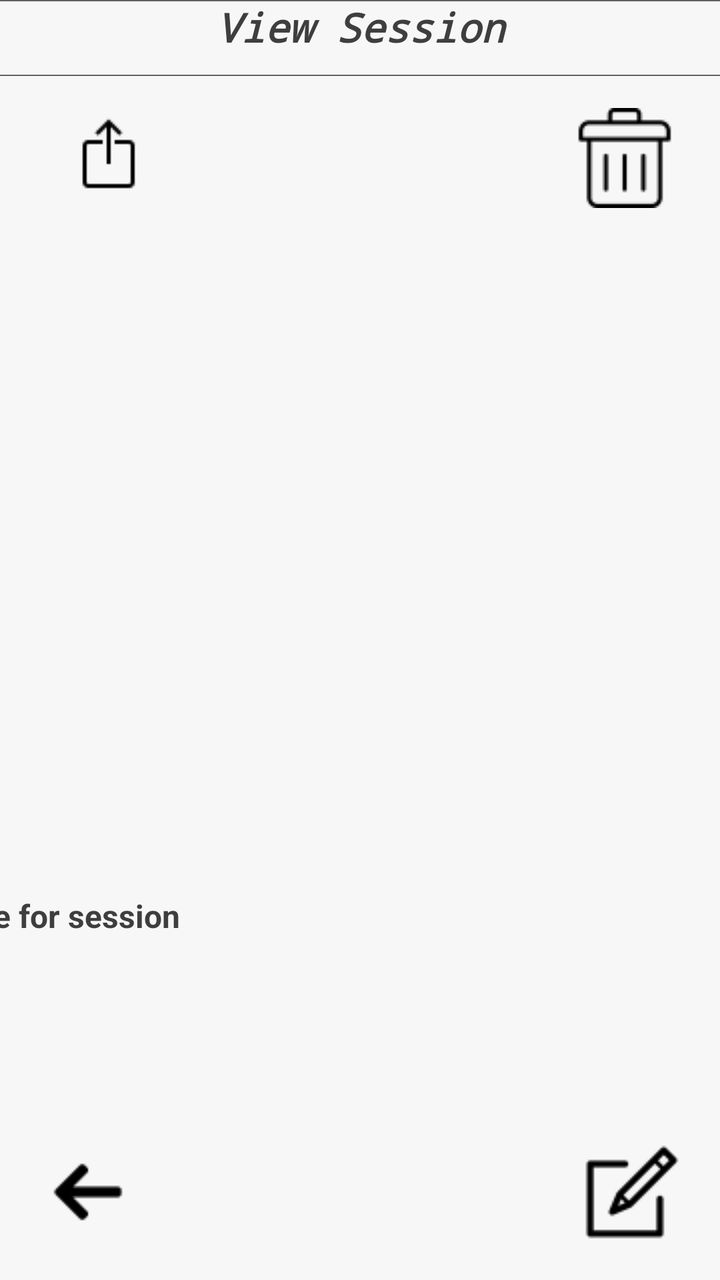
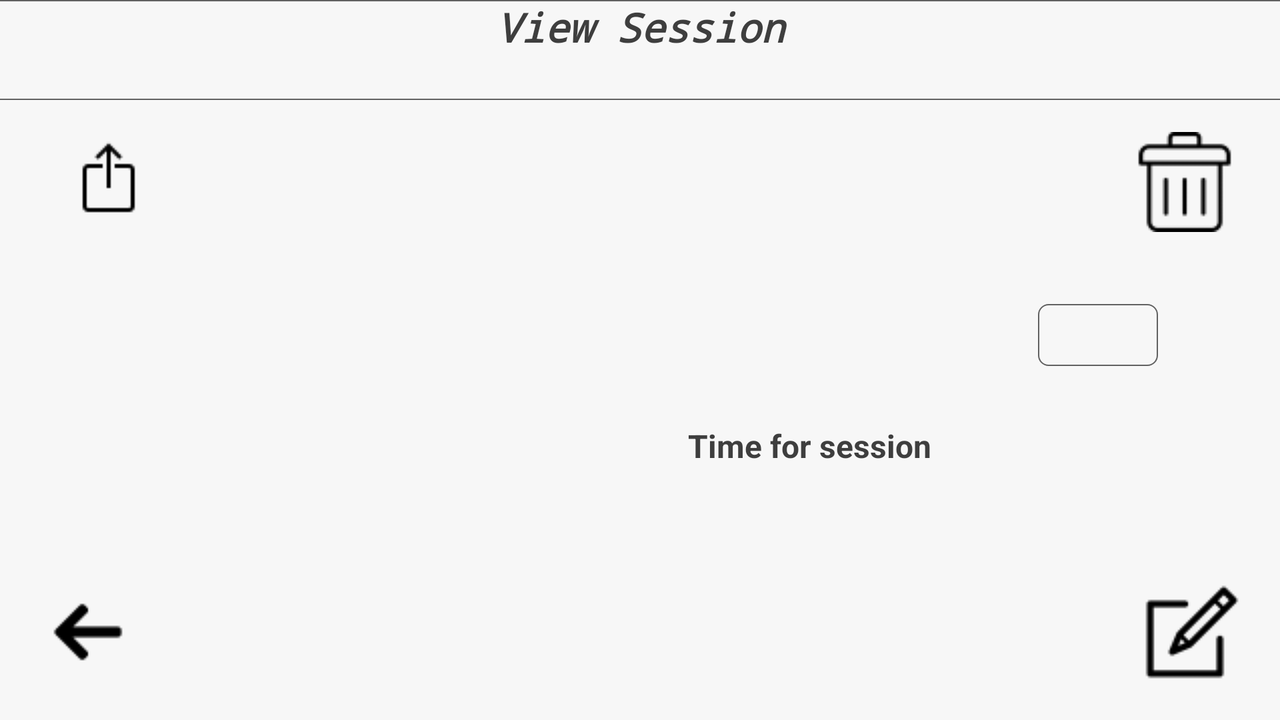

Two renders of one Android screen. The first uses the default layout on a phone; the second uses the alternative layout the repository ships for a different screen configuration, on a matching device. The two XML files are below.
<!-- AndroidManifest.xml: application theme Theme.COB155CW -->
<!-- res/layout/activity_view_session.xml -->
<?xml version="1.0" encoding="utf-8"?>
<androidx.constraintlayout.widget.ConstraintLayout xmlns:android="http://schemas.android.com/apk/res/android"
    xmlns:app="http://schemas.android.com/apk/res-auto"
    xmlns:tools="http://schemas.android.com/tools"
    android:layout_width="match_parent"
    android:layout_height="match_parent"
    android:background="@color/color_background">

    <TextView
        android:id="@+id/textView"
        android:layout_width="411dp"
        android:layout_height="38dp"
        android:background="@drawable/rounded_corners"
        android:fontFamily="monospace"
        android:textColor="@color/color_text"
        android:text="@string/viewSession"
        android:textAlignment="center"
        android:textSize="20sp"
        android:textStyle="bold|italic"
        app:layout_constraintEnd_toEndOf="parent"
        app:layout_constraintStart_toStartOf="parent"
        app:layout_constraintTop_toTopOf="parent" />


    <TextView
        android:id="@+id/LightingLabel"
        android:layout_width="144dp"
        android:layout_height="28dp"
        android:layout_marginStart="16dp"
        android:layout_marginTop="16dp"
        android:textColor="@color/color_text"
        android:soundEffectsEnabled="false"
        android:textSize="20sp"
        android:textStyle="bold"
        app:layout_constraintStart_toStartOf="parent"
        app:layout_constraintTop_toBottomOf="@+id/imageButton5" />

    <TextView
        android:id="@+id/BrightnessLabel"
        android:layout_width="144dp"
        android:layout_height="28dp"
        android:layout_marginTop="12dp"
        android:layout_marginEnd="28dp"
        android:soundEffectsEnabled="false"
        android:textColor="@color/color_text"
        android:textSize="16sp"
        android:textStyle="bold"
        app:layout_constraintEnd_toEndOf="parent"
        app:layout_constraintTop_toBottomOf="@+id/LightingLabel" />


    <TextView
        android:id="@+id/SummaryLabel"
        android:layout_width="372dp"
        android:layout_height="148dp"
        android:layout_marginTop="36dp"
        android:gravity="center"
        android:textColor="@color/color_text"
        app:layout_constraintEnd_toEndOf="parent"
        app:layout_constraintHorizontal_bias="0.589"
        app:layout_constraintStart_toStartOf="parent"
        app:layout_constraintTop_toBottomOf="@+id/BrightnessLabel" />

    <TextView
        android:id="@+id/TimeLabel"
        android:layout_width="wrap_content"
        android:layout_height="wrap_content"
        android:layout_marginTop="28dp"
        app:layout_constraintEnd_toEndOf="parent"
        android:textColor="@color/color_text"
        app:layout_constraintHorizontal_bias="0.214"
        app:layout_constraintStart_toStartOf="parent"
        app:layout_constraintTop_toBottomOf="@+id/BrightnessLabel2" />

    <TextView
        android:id="@+id/BrightnessLabel2"
        android:layout_width="144dp"
        android:textColor="@color/color_text"
        android:layout_height="28dp"
        android:layout_marginTop="48dp"
        android:layout_marginEnd="248dp"
        android:soundEffectsEnabled="false"
        android:text="Time for session"
        android:textSize="16sp"
        android:textStyle="bold"
        app:layout_constraintEnd_toEndOf="parent"
        app:layout_constraintTop_toBottomOf="@+id/SummaryLabel" />

    <TextView
        android:id="@+id/TimeLabel2"
        android:layout_width="60dp"
        android:layout_height="31dp"
        android:layout_marginTop="72dp"
        android:background="@drawable/rounded_corners"
        android:textColor="@color/color_text"
        app:layout_constraintBottom_toTopOf="@+id/BackButton2"
        app:layout_constraintEnd_toEndOf="parent"
        app:layout_constraintHorizontal_bias="0.054"
        app:layout_constraintStart_toStartOf="parent"
        app:layout_constraintTop_toBottomOf="@+id/TimeLabel"
        app:layout_constraintVertical_bias="0.0" />

    <Button
        android:id="@+id/BackButton2"
        android:layout_width="wrap_content"
        android:layout_height="wrap_content"
        android:background="@null"
        android:contentDescription="Return button"
        android:drawableTop="@drawable/back"
        app:layout_constraintBottom_toBottomOf="parent"
        app:layout_constraintStart_toStartOf="parent" />

    <Button
        android:id="@+id/imageButton4"
        android:layout_width="wrap_content"
        android:layout_height="wrap_content"
        android:background="@null"
        android:contentDescription="Edit Session"
        android:drawableTop="@drawable/edit"
        app:layout_constraintBottom_toBottomOf="parent"
        app:layout_constraintEnd_toEndOf="parent" />

    <Button
        android:id="@+id/imageButton5"
        android:layout_width="109dp"
        android:layout_height="77dp"
        android:layout_alignParentRight="true"
        android:layout_marginTop="16dp"
        android:background="@null"
        android:contentDescription="Edit Session"
        android:drawableTop="@drawable/share"
        app:layout_constraintStart_toStartOf="parent"
        app:layout_constraintTop_toBottomOf="@+id/textView" />

    <Button
        android:id="@+id/imageButton6"
        android:layout_width="79dp"
        android:layout_height="62dp"
        android:layout_alignParentRight="true"
        android:layout_marginTop="16dp"
        android:layout_marginEnd="8dp"
        android:background="@null"
        android:contentDescription="Delete Session"
        android:drawableTop="@drawable/delete"
        app:layout_constraintEnd_toEndOf="parent"
        app:layout_constraintTop_toBottomOf="@+id/textView" />

    <ImageButton
        android:id="@+id/imageButton11"
        android:layout_width="wrap_content"
        android:layout_height="wrap_content"
        android:layout_marginTop="48dp"
        android:layout_marginEnd="28dp"
        android:layout_marginRight="28dp"
        android:background="@null"
        app:layout_constraintEnd_toEndOf="parent"
        app:layout_constraintTop_toBottomOf="@+id/SummaryLabel"
        app:srcCompat="@drawable/calendar" />
</androidx.constraintlayout.widget.ConstraintLayout>
<!-- resources referenced by this layout -->
<resources>
  <color name="color_background">#F7F7F7</color>
  <color name="color_text">#3E3E3E</color>
  <!-- drawable back: png bitmap (drawable, 353 bytes) -->
  <!-- drawable delete: png bitmap (drawable, 733 bytes) -->
  <!-- drawable edit: png bitmap (drawable, 825 bytes) -->
  <!-- drawable rounded_corners (drawable) -->
  <?xml version="1.0" encoding="utf-8"?>
  <shape xmlns:android="http://schemas.android.com/apk/res/android"
      android:shape="rectangle"
      android:padding="10dp">
  
      <solid android:color="@color/color_item_background" />
      <corners
          android:bottomRightRadius="5dp"
          android:bottomLeftRadius="5dp"
          android:topLeftRadius="5dp"
          android:topRightRadius="5dp" />
      <stroke android:width="2px" android:color="#616161" />
  </shape>
  <!-- drawable share: png bitmap (drawable, 362 bytes) -->
  <string name="viewSession">View Session</string>
  <style name="Theme.COB155CW" parent="Theme.AppCompat.Light.NoActionBar">
          <item name="windowActionBar">false</item>
          <item name="windowNoTitle">true</item>
          <item name="android:windowFullscreen">true</item>
      </style>
  <color name="color_item_background">#F7F7F7</color>
</resources>
<!-- res/layout-land/activity_view_session.xml (the repository's variant of the layout above) -->
<!-- drawn on the phone turned sideways -->
<?xml version="1.0" encoding="utf-8"?>
<androidx.constraintlayout.widget.ConstraintLayout xmlns:android="http://schemas.android.com/apk/res/android"
    xmlns:app="http://schemas.android.com/apk/res-auto"
    xmlns:tools="http://schemas.android.com/tools"
    android:layout_width="match_parent"
    android:layout_height="match_parent"
    android:background="@color/color_background">

    <TextView
        android:id="@+id/textView"
        android:layout_width="730dp"
        android:layout_height="50dp"
        android:background="@drawable/rounded_corners"
        android:fontFamily="monospace"
        android:text="@string/viewSession"
        android:textAlignment="center"
        android:textColor="@color/color_text"
        android:textSize="20sp"
        android:textStyle="bold|italic"
        app:layout_constraintEnd_toEndOf="parent"
        app:layout_constraintStart_toStartOf="parent"
        app:layout_constraintTop_toTopOf="parent" />


    <TextView
        android:id="@+id/LightingLabel"
        android:layout_width="144dp"
        android:layout_height="28dp"
        android:layout_marginStart="16dp"
        android:layout_marginTop="16dp"
        android:textColor="@color/color_text"
        android:soundEffectsEnabled="false"
        android:textSize="20sp"
        android:textStyle="bold"
        app:layout_constraintStart_toStartOf="parent"
        app:layout_constraintTop_toBottomOf="@+id/imageButton5" />


    <TextView
        android:id="@+id/BrightnessLabel"
        android:layout_width="144dp"
        android:layout_height="28dp"
        android:layout_marginTop="28dp"
        android:layout_marginEnd="88dp"
        android:soundEffectsEnabled="false"
        android:textColor="@color/color_text"
        android:textSize="16sp"
        android:textStyle="bold"
        app:layout_constraintEnd_toEndOf="parent"
        app:layout_constraintHorizontal_bias="0.628"
        app:layout_constraintStart_toEndOf="@+id/LightingLabel"
        app:layout_constraintTop_toBottomOf="@+id/imageButton6" />

    <TextView
        android:id="@+id/SummaryLabel"
        android:layout_width="357dp"
        android:layout_height="135dp"
        android:layout_marginTop="8dp"
        android:gravity="center"
        android:textColor="@color/color_text"
        app:layout_constraintEnd_toEndOf="parent"
        app:layout_constraintHorizontal_bias="0.042"
        app:layout_constraintStart_toStartOf="parent"
        app:layout_constraintTop_toBottomOf="@+id/LightingLabel" />

    <TextView
        android:id="@+id/TimeLabel"
        android:layout_width="wrap_content"
        android:layout_height="wrap_content"
        android:layout_marginTop="32dp"
        android:textColor="@color/color_text"
        app:layout_constraintEnd_toEndOf="parent"
        app:layout_constraintHorizontal_bias="0.682"
        app:layout_constraintStart_toStartOf="parent"
        app:layout_constraintTop_toBottomOf="@+id/BrightnessLabel2" />

    <TextView
        android:id="@+id/BrightnessLabel2"
        android:layout_width="144dp"
        android:layout_height="28dp"
        android:layout_marginTop="28dp"
        android:layout_marginEnd="152dp"
        android:soundEffectsEnabled="false"
        android:text="Time for session"
        android:textColor="@color/color_text"
        android:textSize="16sp"
        android:textStyle="bold"
        app:layout_constraintEnd_toEndOf="parent"
        app:layout_constraintTop_toBottomOf="@+id/BrightnessLabel" />

    <TextView
        android:id="@+id/TimeLabel2"
        android:layout_width="60dp"
        android:layout_height="31dp"
        android:layout_marginTop="24dp"
        android:background="@drawable/rounded_corners"
        android:textColor="@color/color_text"
        app:layout_constraintEnd_toEndOf="parent"
        app:layout_constraintHorizontal_bias="0.895"
        app:layout_constraintStart_toStartOf="parent"
        app:layout_constraintTop_toBottomOf="@+id/imageButton6" />

    <Button
        android:id="@+id/BackButton2"
        android:layout_width="wrap_content"
        android:layout_height="wrap_content"
        android:background="@null"
        android:contentDescription="Return button"
        android:drawableTop="@drawable/back"
        app:layout_constraintBottom_toBottomOf="parent"
        app:layout_constraintStart_toStartOf="parent" />

    <Button
        android:id="@+id/imageButton4"
        android:layout_width="wrap_content"
        android:layout_height="wrap_content"
        android:background="@null"
        android:contentDescription="Edit Session"
        android:drawableTop="@drawable/edit"
        app:layout_constraintBottom_toBottomOf="parent"
        app:layout_constraintEnd_toEndOf="parent" />

    <Button
        android:id="@+id/imageButton5"
        android:layout_width="109dp"
        android:layout_height="77dp"
        android:layout_alignParentRight="true"
        android:layout_marginTop="16dp"
        android:background="@null"
        android:contentDescription="Edit Session"
        android:drawableTop="@drawable/share"
        app:layout_constraintStart_toStartOf="parent"
        app:layout_constraintTop_toBottomOf="@+id/textView" />

    <Button
        android:id="@+id/imageButton6"
        android:layout_width="79dp"
        android:layout_height="62dp"
        android:layout_alignParentRight="true"
        android:layout_marginTop="16dp"
        android:layout_marginEnd="8dp"
        android:background="@null"
        android:contentDescription="Delete Session"
        android:drawableTop="@drawable/delete"
        app:layout_constraintEnd_toEndOf="parent"
        app:layout_constraintTop_toBottomOf="@+id/textView" />
</androidx.constraintlayout.widget.ConstraintLayout>
